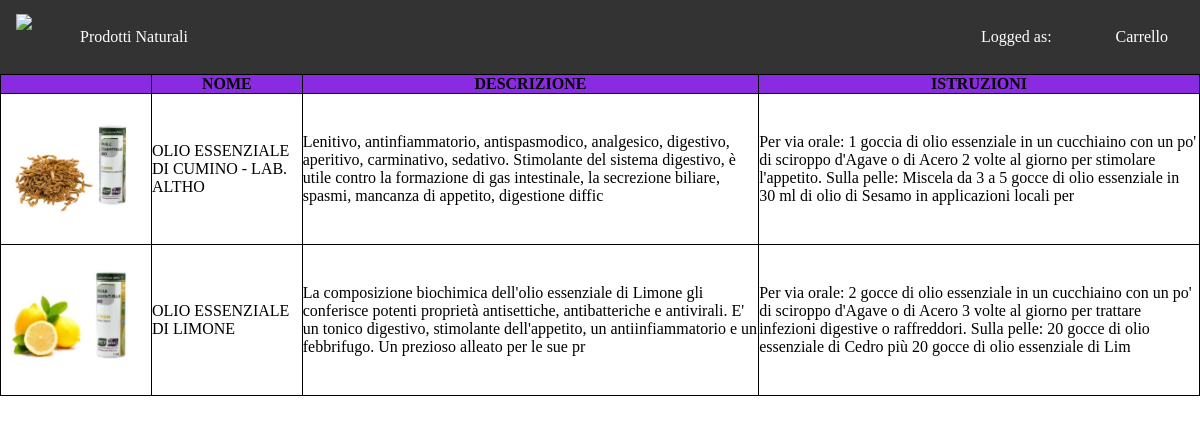
The page /Pagine/prodotti.php?id_sc=2 on the database its author committed.
### tables this page shows
create table prodotto(
    id_p int not null auto_increment primary key,
    nome varchar(255) not null,
    descrizione varchar(255) not null,
    immagine varchar(255) not null,
    istruzioni varchar(255) not null,
    id_sc int not null,
    foreign key(id_sc) references sottocategoria(id_sc)
)engine innodb;

### Pagine/prodotti.php (the view, shortened to what this page needs)
<html>
<head>
<link rel="stylesheet" type="text/css" href="CSS/navbar.css">
<link rel="stylesheet" type="text/css" href="CSS/products.css">
</head>
<body>
<ul class="nav_ul">
  <li class="nav_li"><img src="logo.png"></li>
  <li class="nav_li"><a class="nav_a" href="homepage.php">Prodotti Naturali</a></li>
  <li class="nav_li" style="float:right"><a class="nav_a" href="order.php">Carrello</a></li>
  <li style="float:right" class="nav_li">
    <?php
    echo("<a class='nav_a' href='profile.php'>Logged as: ".$_SESSION["username"]."</a>");
    ?>
  </li>
</ul>
<?php
include "DBsettings.php";
$products = $conn -> query("SELECT * FROM prodotto WHERE prodotto.id_sc = ".$_GET["id_sc"]);
$product = mysqli_fetch_assoc($products);
echo("<table>");
echo("<tr>");
echo("<th></th>");
echo("<th>NOME</th>");
echo("<th>DESCRIZIONE</th>");
echo("<th>ISTRUZIONI</th>");
echo("</tr>");
while($product){
    echo("<tr>");
    echo("<td><img style='width:150px;height:150px;' src='Images/Prodotti/".$product["immagine"]."'/></td>");
    echo("<td>".$product["nome"]."</td>");
    echo("<td>".$product["descrizione"]."</td>");
    echo("<td>".$product["istruzioni"]."</td>");
    echo("</tr>");
    $product = mysqli_fetch_assoc($products);
}
echo("</table>");
?>
</body>
</html>

### Pagine/CSS/navbar.css (style rules this page uses)
* { margin:0; padding:0; }
.nav_ul { list-style-type: none; margin: 0; padding: 0; overflow: hidden; background-color: #333; }
.nav_li { float: left; }
.nav_li,.nav_a { display: block; color: white; text-align: center; padding: 14px 16px; text-decoration: none; }

### Pagine/CSS/products.css (style rules this page uses)
table, tr, td, th { border:1px solid black; border-collapse: collapse; }
th { background-color: blueviolet; }

### rows shown on the page
prodotto: immagine (picture), nome "OLIO ESSENZIALE DI CUMINO - LAB. ALTHO", descrizione "Lenitivo, antinfiammatorio, antispasmodico, analgesico, digestivo, aperitivo, carminativo, sedativo. Stimolante del sistema digestivo, è utile contro la formazione di gas intestinale, la secrezione biliare, spasmi, mancanza di appetito, digestione diffic", istruzioni "Per via orale: 1 goccia di olio essenziale in un cucchiaino con un po' di sciroppo d'Agave o di Acero 2 volte al giorno per stimolare l'appetito. Sulla pelle: Miscela da 3 a 5 gocce di olio essenziale in 30 ml di olio di Sesamo in applicazioni locali per"
prodotto: immagine (picture), nome "OLIO ESSENZIALE DI LIMONE", descrizione "La composizione biochimica dell'olio essenziale di Limone gli conferisce potenti proprietà antisettiche, antibatteriche e antivirali. E' un tonico digestivo, stimolante dell'appetito, un antiinfiammatorio e un febbrifugo. Un prezioso alleato per le sue pr", istruzioni "Per via orale: 2 gocce di olio essenziale in un cucchiaino con un po' di sciroppo d'Agave o di Acero 3 volte al giorno per trattare infezioni digestive o raffreddori. Sulla pelle: 20 gocce di olio essenziale di Cedro più 20 gocce di olio essenziale di Lim"
